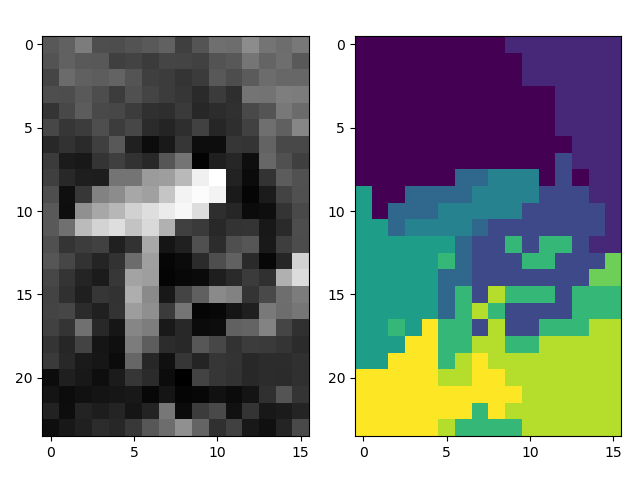

Write the Python code that produced this figure.
import skimage.transform

import matplotlib.pyplot as plt
import numpy as np
from matplotlib import cm


def rgb2gray(img):
    return np.dot(img[..., :3], [0.299, 0.587, 0.114])


def distance(a, b):
    a, b = np.array(a), np.array(b)
    return np.linalg.norm(a - b)


def cluster_distance(a, b, means, i1, i2):
    # a, b = np.array(a), np.array(b)
    l = len(means)
    if l <= i1:
        means.append(a.mean(axis=0))
        l = len(means)
    if l <= i2:
        means.append(b.mean(axis=0))
    return np.linalg.norm(means[i1] - means[i2]), means


def main(n, k):
    img = plt.imread(f'{n}.jpg')
    # img = rgb2gray(img)
    s = img.shape

    img = skimage.transform.resize(img, tuple((np.array(s) / 5).tolist()))
    # img = img[::5, ::5]
    shape = img.shape
    img = img * (shape[0] + shape[1])
    values = []
    for x in range(shape[0]):
        for y in range(shape[1]):
            values.append([x, y, img[x, y]])
    values = np.array(values)
    values = values[:, None]
    values = [np.array(v) for v in values.tolist()]
    while len(values) > k:
        closest_clusters_1 = None
        closest_clusters_2 = None
        closest_value = 10e9
        means = []
        for i1, c1 in enumerate(values):
            for i2, c2 in enumerate(values):
                if i1 == i2:
                    continue
                ve, means = cluster_distance(c1, c2, means, i1, i2)
                if ve < closest_value:
                    closest_clusters_1, closest_clusters_2 = i1, i2
                    closest_value = ve
        values[closest_clusters_1] = np.insert(values[closest_clusters_1], 0, values[closest_clusters_2], axis=0)
        values.pop(closest_clusters_2)
        print (len(values))
    clustered_img = np.zeros(img.shape)
    for i, b in enumerate(values):
        for p in b:
            clustered_img[int(p[0]), int(p[1])] = i
    fig, axs = plt.subplots(1, 2)
    axs[0].imshow(img, cmap=cm.gray)
    axs[1].imshow(clustered_img)
    plt.show()


if __name__ == '__main__':
    main('4', 10)
